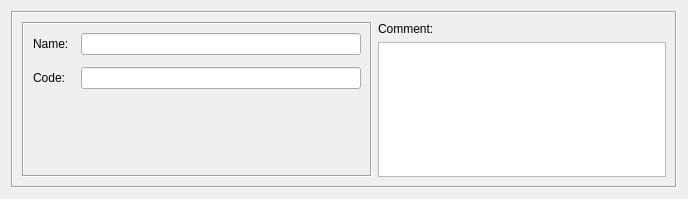
<ui version="4.0" >
 <class>TagServiceDialog_q</class>
 <widget class="QWidget" name="TagServiceDialog_q" >
  <property name="geometry" >
   <rect>
    <x>0</x>
    <y>0</y>
    <width>688</width>
    <height>199</height>
   </rect>
  </property>
  <property name="windowTitle" >
   <string>Form1</string>
  </property>
  <layout class="QGridLayout" name="gridLayout" >
   <item row="0" column="0" >
    <widget class="QFrame" name="frame7" >
     <property name="frameShape" >
      <enum>QFrame::Box</enum>
     </property>
     <property name="frameShadow" >
      <enum>QFrame::Sunken</enum>
     </property>
     <layout class="QGridLayout" >
      <item rowspan="2" row="0" column="0" >
       <widget class="QFrame" name="frame39" >
        <property name="sizePolicy" >
         <sizepolicy vsizetype="Preferred" hsizetype="Fixed" >
          <horstretch>0</horstretch>
          <verstretch>0</verstretch>
         </sizepolicy>
        </property>
        <property name="minimumSize" >
         <size>
          <width>350</width>
          <height>0</height>
         </size>
        </property>
        <property name="maximumSize" >
         <size>
          <width>350</width>
          <height>16777215</height>
         </size>
        </property>
        <property name="frameShape" >
         <enum>QFrame::Box</enum>
        </property>
        <property name="frameShadow" >
         <enum>QFrame::Sunken</enum>
        </property>
        <layout class="QGridLayout" >
         <property name="spacing" >
          <number>12</number>
         </property>
         <item row="0" column="0" >
          <widget class="QLabel" name="textLabel1" >
           <property name="text" >
            <string>Name:</string>
           </property>
           <property name="wordWrap" >
            <bool>false</bool>
           </property>
          </widget>
         </item>
         <item row="0" column="1" >
          <widget class="LineEditWidget" name="obj_name" >
           <property name="sizePolicy" >
            <sizepolicy vsizetype="Fixed" hsizetype="Preferred" >
             <horstretch>200</horstretch>
             <verstretch>0</verstretch>
            </sizepolicy>
           </property>
           <property name="minimumSize" >
            <size>
             <width>0</width>
             <height>0</height>
            </size>
           </property>
          </widget>
         </item>
         <item row="1" column="0" >
          <widget class="QLabel" name="textLabel2_2" >
           <property name="text" >
            <string>Code:</string>
           </property>
           <property name="wordWrap" >
            <bool>false</bool>
           </property>
          </widget>
         </item>
         <item row="1" column="1" >
          <widget class="LineEditWidget" name="tagcode" >
           <property name="sizePolicy" >
            <sizepolicy vsizetype="Fixed" hsizetype="Preferred" >
             <horstretch>0</horstretch>
             <verstretch>0</verstretch>
            </sizepolicy>
           </property>
          </widget>
         </item>
         <item row="2" column="1" >
          <spacer>
           <property name="orientation" >
            <enum>Qt::Vertical</enum>
           </property>
           <property name="sizeType" >
            <enum>QSizePolicy::MinimumExpanding</enum>
           </property>
           <property name="sizeHint" stdset="0" >
            <size>
             <width>20</width>
             <height>0</height>
            </size>
           </property>
          </spacer>
         </item>
        </layout>
       </widget>
      </item>
      <item row="0" column="1" >
       <widget class="QLabel" name="textLabel2" >
        <property name="sizePolicy" >
         <sizepolicy vsizetype="Fixed" hsizetype="Preferred" >
          <horstretch>0</horstretch>
          <verstretch>0</verstretch>
         </sizepolicy>
        </property>
        <property name="text" >
         <string>Comment:</string>
        </property>
        <property name="wordWrap" >
         <bool>false</bool>
        </property>
       </widget>
      </item>
      <item row="1" column="1" >
       <widget class="TextEditWidget" name="comment" >
        <property name="sizePolicy" >
         <sizepolicy vsizetype="Expanding" hsizetype="Expanding" >
          <horstretch>0</horstretch>
          <verstretch>100</verstretch>
         </sizepolicy>
        </property>
        <property name="tabChangesFocus" >
         <bool>true</bool>
        </property>
       </widget>
      </item>
     </layout>
    </widget>
   </item>
  </layout>
 </widget>
 <customwidgets>
  <customwidget>
   <class>TextEditWidget</class>
   <extends>QTextEdit</extends>
   <header>TextEditWidget.h</header>
  </customwidget>
  <customwidget>
   <class>LineEditWidget</class>
   <extends>QLineEdit</extends>
   <header>LineEditWidget.h</header>
  </customwidget>
 </customwidgets>
 <tabstops>
  <tabstop>obj_name</tabstop>
  <tabstop>tagcode</tabstop>
  <tabstop>comment</tabstop>
 </tabstops>
 <resources>
  <include location="MainRes.qrc" />
 </resources>
 <connections>
  <connection>
   <sender>obj_name</sender>
   <signal>newTextAvailable()</signal>
   <receiver>TagServiceDialog_q</receiver>
   <slot>changed()</slot>
   <hints>
    <hint type="sourcelabel" >
     <x>20</x>
     <y>20</y>
    </hint>
    <hint type="destinationlabel" >
     <x>20</x>
     <y>20</y>
    </hint>
   </hints>
  </connection>
  <connection>
   <sender>comment</sender>
   <signal>newTextAvailable()</signal>
   <receiver>TagServiceDialog_q</receiver>
   <slot>changed()</slot>
   <hints>
    <hint type="sourcelabel" >
     <x>20</x>
     <y>20</y>
    </hint>
    <hint type="destinationlabel" >
     <x>20</x>
     <y>20</y>
    </hint>
   </hints>
  </connection>
  <connection>
   <sender>tagcode</sender>
   <signal>newTextAvailable()</signal>
   <receiver>TagServiceDialog_q</receiver>
   <slot>changed()</slot>
   <hints>
    <hint type="sourcelabel" >
     <x>20</x>
     <y>20</y>
    </hint>
    <hint type="destinationlabel" >
     <x>20</x>
     <y>20</y>
    </hint>
   </hints>
  </connection>
 </connections>
</ui>
